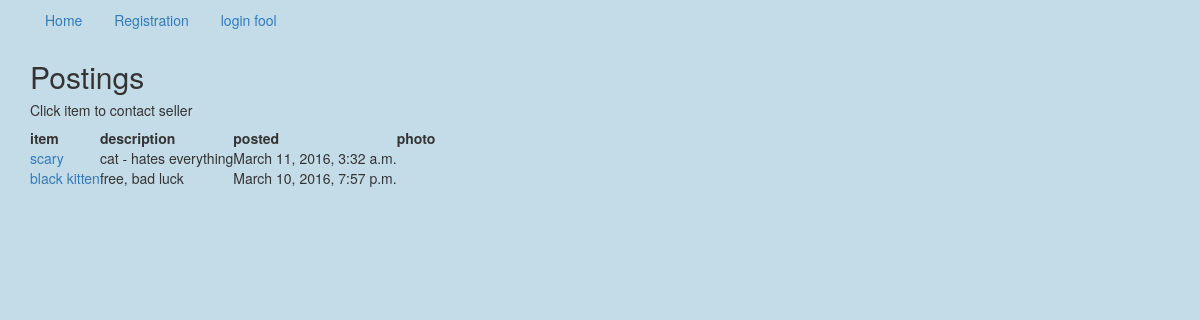
Screenshot of /post_by_sub/3/ with the database file from the repository.
### app/models.py (models this page shows)
class Post(models.Model):
    subcategory = models.ForeignKey(SubCategory)
    title = models.CharField(max_length=30)
    description = models.TextField()
    time_created = models.DateTimeField(auto_now_add=True)
    user = models.ForeignKey("auth.User")
    photo = models.ImageField(upload_to='uploads', null=True, blank=True)
    def __str__(self):
        return self.title
    class Meta:
        ordering = ["-time_created"]

### app/views.py (the view)
# urls.py: url(r'^post_by_sub/(?P<pk>\d+)/$', PostView.as_view(), name="post_view"),
class PostView(ListView):
    def get_queryset(self):
        return Post.objects.filter(subcategory=self.kwargs.get('pk'))

### templates/app/post_list.html
{% extends 'base.html' %}
{% block content %}
    <h2>Postings</h2>
    <h5>Click item to contact seller</h5>
    <table class="pure-table">
    <thead>
        <tr>
            <th>item</th>
            <th>description</th>
            <th>posted</th>
            <th>photo</th>
        </tr>
    </thead>
    <tbody>
        {% for item in object_list %}
            <tr>
           <td><a href="{% url 'post_detail_view' item.id %}">{{ item }}</a></td>
           <td> {{ item.description }}</td>
            <td>{{ item.time_created }}</td>
            <td>{% if item.photo %}<img src="{{ item.photo.url }}" width="100px" height="100px">{% endif %}</td>
            </tr>
        {% endfor %}
    </tbody>
    </table>
{% endblock %}

### app/static/styles.css (style rules this page uses)
body { background-color: #c4dce8; }

### rows the page displays
Post: title "scary", description "cat - hates everything", time_created "March 11, 2016, 3:32 a.m."
Post: title "black kitten", description "free, bad luck", time_created "March 10, 2016, 7:57 p.m."
